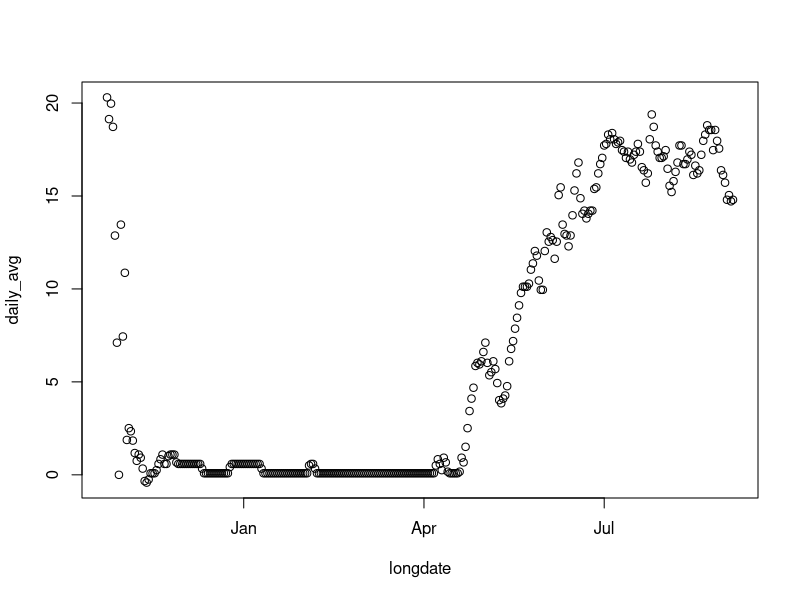
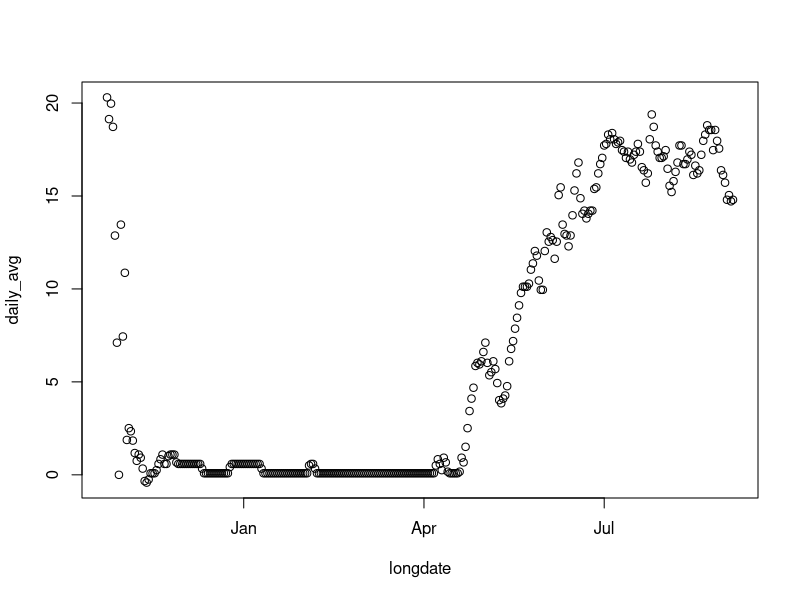

The R source for these figures, in order: (Note: this script raises an error after producing the figures.)
## ---- chunk 1
knitr::opts_chunk$set(echo = TRUE)

library(tidyverse)
library(stringi)
library(stringr)
library(dplyr)
library(ggplot2)

library(nlme)


## ---- chunk 2

temps <- read.csv("C2A_R3_m0surf_i39_2020.csv")
head(temps)
temps$longdate <- as.POSIXct(temps$longdate)

temps <- temps %>% 
  group_by(longdate) %>% 
  mutate(daily_avg = mean(value)) %>% 
  distinct(longdate, .keep_all = TRUE)
head(temps)

plot(daily_avg ~ longdate, data = temps)
#developing thermal time code section

#sum(df$column == value, na.rm=TRUE)

sum(temps$value >= 0, na.rm=TRUE)



## ---- chunk 3


fm1 <- lm(daily_avg ~ longdate, data = temps) #daily avg as a function of date
summary(fm1) 
plot(daily_avg ~ longdate, data = temps)
lines(fitted.values(fm1))


fm2 <- lm()

